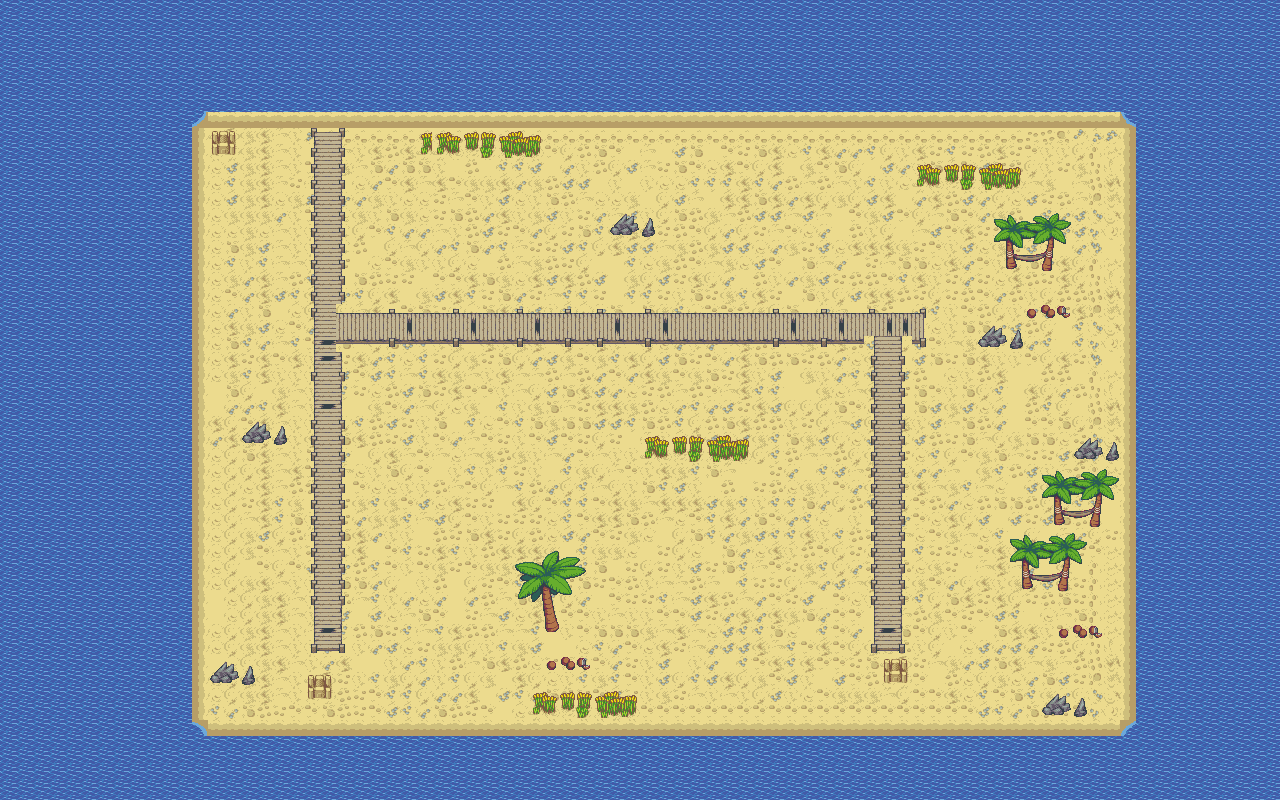

This is a level from a 2D game, rendered from its Tiled map with the project's own tilesets. A one-line summary and the map file follow, with tile-layer data summarised:
An orthogonal 80x50 tile map with 16x16 px tiles, 2 tile layers (Tile Layer 1, Tile Layer 2) and 8 objects.

<map version="1.10" tiledversion="1.10.2" orientation="orthogonal" renderorder="right-down" width="80" height="50" tilewidth="16" tileheight="16" infinite="0" nextlayerid="4" nextobjectid="9">
 <tileset firstgid="1" source="beachbeach.tsx" />
 <objectgroup id="3" name="Object Layer 1">
  <object id="1" x="2.1604" y="1.44027" width="1278.96" height="106.58" />
  <object id="2" x="0.720133" y="110.9" width="190.115" height="682.686" />
  <object id="3" x="194.436" y="740.296" width="1085.96" height="59.0509" />
  <object id="4" x="1132.77" y="2.1604" width="151.228" height="736.696" />
  <object id="5" x="995.944" y="212.439" width="74.1737" height="66.9723" />
  <object id="6" x="1042.75" y="469.527" width="71.2931" height="61.9314" />
  <object id="7" x="1010.35" y="533.618" width="76.3341" height="66.2522" />
  <object id="8" x="511.294" y="548.021" width="74.1737" height="85.6958" />
 </objectgroup>
 <layer id="1" name="Tile Layer 1" width="80" height="50">
  <data>[4000 cells, 4000 non-empty, 22 distinct tile ids]</data>
 </layer>
 <layer id="2" name="Tile Layer 2" width="80" height="50">
  <data>[4000 cells, 462 non-empty, 97 distinct tile ids]</data>
 </layer>
</map>
